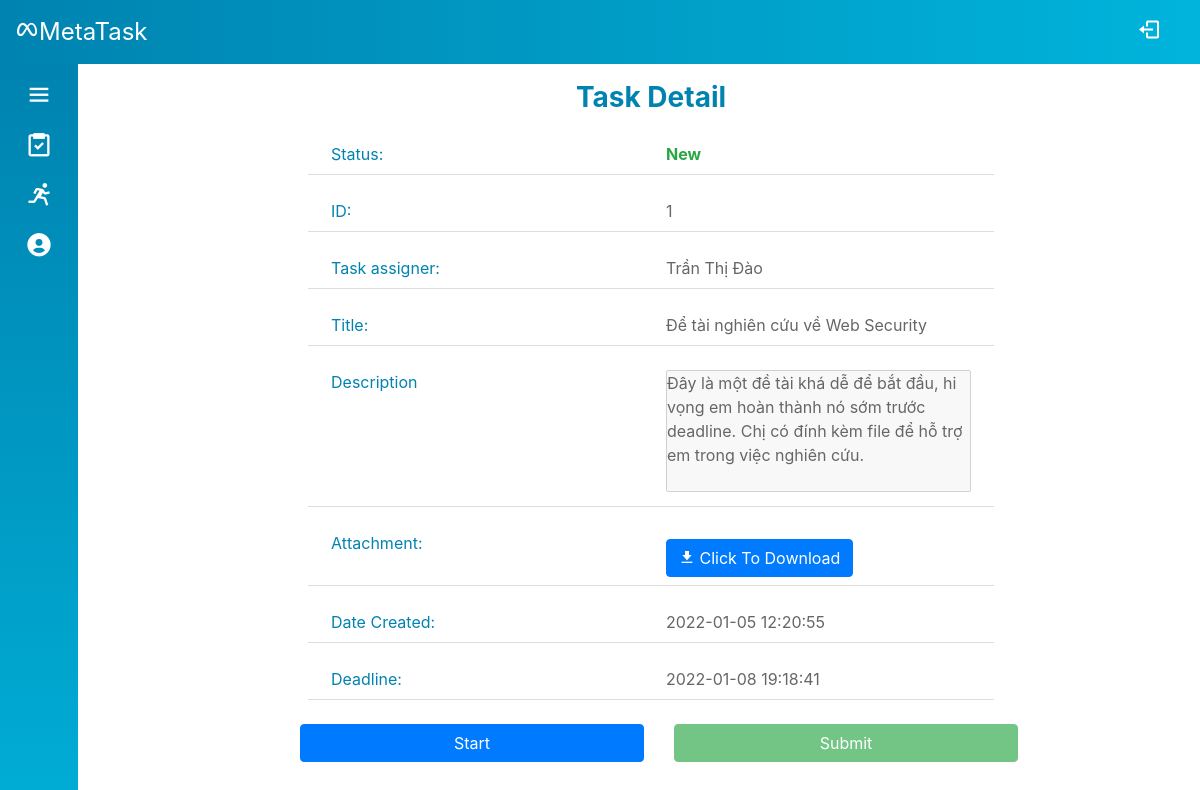
The page /Source/mvc/index.php?controller=task&action=viewStaff&id=1 (signed in) on the database its author committed.
### tables this page shows
CREATE TABLE `task` (
  `id` int(6) UNSIGNED NOT NULL,
  `manager_id` int(6) UNSIGNED NOT NULL,
  `staff_id` int(6) UNSIGNED NOT NULL,
  `title` varchar(100) NOT NULL,
  `description` varchar(200) DEFAULT NULL,
  `status` varchar(30) DEFAULT 'New',
  `rating` varchar(10) DEFAULT NULL,
  `date_created` timestamp NOT NULL DEFAULT current_timestamp(),
  `deadline` datetime NOT NULL
);

CREATE TABLE `account_info` (
  `id` int(6) UNSIGNED NOT NULL,
  `firstname` varchar(30) NOT NULL,
  `lastname` varchar(30) NOT NULL,
  `email` varchar(50) DEFAULT NULL,
  `phone` varchar(30) DEFAULT NULL,
  `avatar` varchar(200) DEFAULT NULL,
  `department` int(6) UNSIGNED NOT NULL
);

### Source/mvc/controllers/base_controller.php (called while the page is built, shortened)
<?php
    class BaseController {
        protected $name;
        public function render($view, $data = array()) {
            extract($data);
            require_once('views/' .$this->name . '/' . $view . '.php');
            $content = ob_get_clean();
            require_once('views/layout/template.php');
        }
    }
?>

### Source/mvc/route.php (called while the page is built, shortened)
<?php
$obj = new $className();
$obj->$action();

### Source/mvc/index.php (called while the page is built, shortened)
<?php
require_once('route.php');

### Source/mvc/models/Task.php (called while the page is built, shortened)
<?php
class Task
{
    public function __construct(
        $id,
        $managerID,
        $staffID,
        $title,
        $description,
        $status,
        $rating,
        $date,
        $deadline,
    ) {
        $this->id = $id;
        $this->title = $title;
        $this->description = $description;
        $this->status = $status;
        $this->date = $date;
        $this->deadline = $deadline;
    }
    public static function getAssignedTask($id, $staffID)
    {
        $sql = "SELECT * FROM task WHERE staff_id = :staffID AND id = :id AND status <> 'Canceled'";
        $conn = DB::getConnection();
        $stm = $conn->prepare($sql);
        $stm->execute(array('id' => $id, 'staffID' => $staffID));
        if ($item = $stm->fetch()) {
            return new Task($item['id'], $item['manager_id'], $item['staff_id'], $item['title'], $item['description'], $item['status'], $item['rating'], $item['date_created'], $item['deadline']);
        }
        return null;
    }
    public static function getFile($taskID)
    {
        $sql = "SELECT file_name, file FROM task_record WHERE task_id = :taskID AND status='new'";
        $conn = DB::getConnection();
        $stm = $conn->prepare($sql);
        $stm->execute(array('taskID' => $taskID));
        if ($item = $stm->fetch()) {
            return $item;
        }
        return null;
    }
}

### Source/mvc/models/User.php (called while the page is built, shortened)
<?php
class User
{
    public static function getFullName($id)
    {
        $sql = "select firstname, lastname from account_info where id = :id";
        $conn = DB::getConnection();
        $stm = $conn->prepare($sql);
        $stm->execute(array('id' => $id));
        if ($item = $stm->fetch()) {
            return $item['lastname'] . ' ' . $item['firstname'];
        }
        return null;
    }
}

### Source/mvc/views/task/viewStaff.php (the view, shortened to what this page needs)
<?php
$s = $data['task'];
$taskFile = Task::getFile($s->id);
if ($taskFile == null || !empty($taskFile['file'])) {
    $file = $taskFile['file'];
    $file_name = $taskFile['file_name'];
    $href = "href='$file'";
    $download = "download='$file_name'";
    $title = "title='$file_name'";
    $disabled = "";
} else {
    $href = "";
    $download = "";
    $title = "title='NO FILE!'";
    $disabled = "disabled";
}
?>
<div class="container-fluid">
    <div class="row">
        <div class="col-12 col-md-8 offset-md-2">
            <div class="profile-info">
                <div class="info-header">Task Detail</div>
                <div class="info-body">
                    <ul class="info-list">
                        <li class="row">
                            <div class="col-12 col-md-6 info-label">Status:</div>
                            <div class="col-6 col-md-3 info-content text-success font-weight-bold" id="task-viewStaff-status">
                                <?= $s->status ?>
                            </div>
                        </li>
                        <li class="row">
                            <div class="col-12 col-md-6 info-label">
                                ID:
                            </div>
                            <div class="col-12 col-md-6 info-content" id="task-id">
                                <?= $s->id ?>
                            </div>
                        </li>
                        <li class="row">
                            <div class="col-12 col-md-6 info-label">Task assigner:</div>
                            <div class="col-12 col-md-6 info-content">
                                <?= User::getFullName($s->managerID) ?>
                            </div>
                        </li>
                        <li class="row">
                            <div class="col-12 col-md-6 info-label">Title:</div>
                            <div class="col-12 col-md-6 info-content">
                                <?= $s->title ?>
                            </div>
                        </li>
                        <li class="row">
                            <div class="col-12 col-md-6 info-label">Description</div>
                            <div class="col-12 col-md-6 info-content">
                                <textarea class="info-content w-100" style="resize: none" rows="5" disabled><?= $s->description  ?></textarea>
                        </li>
                        <li class="row">
                            <div class="col-12 col-md-6 info-label">Attachment:</div>
                            <div class="col-12 col-md-6 info-content">
                                <a <?= $href ?> <?= $download ?> <?= $title ?>>
                                    <button class="btn btn-primary mt-2 <?= $disabled ?>">
                                        <i class='bx bxs-download'></i> Click To Download
                                    </button>
                                </a>
                            </div>
                        </li>
                        <li class="row">
                            <div class="col-12 col-md-6 info-label">Date Created:</div>
                            <div class="col-12 col-md-6 info-content">
                                <?= $s->date ?>
                            </div>
                        </li>
                        <li class="row">
                            <div class="col-12 col-md-6 info-label">Deadline:</div>
                            <div class="col-12 col-md-6 info-content">
                                <?= $s->deadline ?>
                            </div>
                        </li>
                        <div class="row">
                            <div class="col-12 col-md-6">
                                <button class="btn btn-primary m-2 w-100" data-toggle="modal" data-target="#task-start-modal" id="task-start-modal-btn">
                                    Start
                                </button>
                            </div>
                            <div class="col-12 col-md-6">
                                <button class="btn btn-success m-2 w-100" id="task-submit-modal-btn" data-toggle="modal" data-target="#task-submit-modal">
                                    Submit
                                </button>
                            </div>
                        </div>
                    </ul>
                </div>
            </div>
        </div>
    </div>
</div>

### Source/mvc/controllers/task_controller.php (shortened to what this page needs)
<?php
require_once('models/Task.php');
require_once('models/User.php');
require_once('base_controller.php');
class TaskController extends BaseController
{
    public function viewStaff()
    {
        $id = filter_input(INPUT_GET, 'id', FILTER_SANITIZE_STRING);
        if ($task = Task::getAssignedTask($id, $_SESSION['id'])) {
            $this->render('viewStaff', array('task' => $task));
        } else {
            header("Location: ./index.php");
        }
    }
}

### Source/mvc/views/layout/template.php (shortened to what this page needs)
<!DOCTYPE html>
<html lang="en">
<head>
    <link rel="stylesheet" href="https://maxcdn.bootstrapcdn.com/bootstrap/4.5.2/css/bootstrap.min.css" />
    <link rel="stylesheet" href="./style.css" />
    <link href="https://unpkg.com/boxicons@2.1.1/css/boxicons.min.css" rel="stylesheet" />
</head>
<body>
    <?= include_once('header.php') ?>
    <?= include_once('sidebar.php') ?>
    <div class="home-content">
        <?= $content ?>
    </div>
</body>
</html>

### Source/mvc/views/layout/header.php (shortened to what this page needs)
<header class="header">
    <div class="container-fluid">
        <div class="row header-content">
            <div class="col-8">
                <div class="logo">
                    <i class="bx bxl-meta"></i><span class="log-name">MetaTask</span>
                </div>
            </div>
            <div class="col-4">
                <div id="log-out" data-toggle="tooltip" data-placement="bottom" title="Log out">
                    <a href="?controller=login&action=logout"><i class="bx bx-log-out d-none d-sm-inline-block"></i></a>
                </div>
            </div>
        </div>
    </div>
</header>

### Source/mvc/views/layout/sidebar.php (shortened to what this page needs)
<div class="sidebar">
    <div class="menu">
        <i class="bx bx-menu d-none d-sm-inline-block" id="menu-btn"></i>
    </div>
    <?php include_once('navbar.php') ?>
</div>

### Source/mvc/views/layout/navbar.php (shortened to what this page needs)
<?php
$role = $_SESSION['role'];
$taskAction = $role == 1 ? 'indexStaff' : 'indexManager';
?>
<ul class="nav-list">
    <li>
        <a href="?controller=task&action=<?= $taskAction ?>" data-toggle="tooltip" data-placement="right" title="Task Management">
            <i class="bx bx-task"></i>
        </a>
    </li>
    <li>
        <a href="?controller=leave&action=index" data-toggle="tooltip" data-placement="right" title="Leaves Management">
            <i class="bx bx-run"></i>
        </a>
    </li>
    <?php
    $html = ob_get_clean();
    if ($role != 3) {
        echo $html;
    }
    ?>
    <li>
        <a href="?controller=user&action=viewProfile" data-toggle="tooltip" data-placement="right" title="Profile">
            <i class="bx bxs-user-circle"></i>
        </a>
    </li>
</ul>

### Source/mvc/style.css (style rules this page uses)
* { padding: 0; margin: 0; box-sizing: border-box; list-style-type: none; }
body { position: relative; min-height: 100vh; width: 100%; }
.header { position: fixed; top: 0; left: 0; z-index: 1; background: #00b4db; background: -webkit-linear-gradient( to right, #0083b0, #00b4db ); background: linear-gradient( to right, #0083b0, #00b4db ); color: #fff; height: 64px; width: 100%; }
.header-content { font-size: 24px; line-height: 64px; }
.header .logo { display: inline-block; }
.header #log-out { float: right; }
.header #log-out a { display: inline-block; border-radius: 12px; padding: 0 24px; transition: all 0.3s ease; }
.sidebar { position: fixed; top: 64px; left: 0; height: 100%; padding: 6px 14px; width: 78px; transition: all 0.4s ease; background: #00b4db; background: -webkit-linear-gradient( to bottom, #0083b0, #00b4db ); background: linear-gradient( to bottom, #0083b0, #00b4db ); }
.menu { width: 100%; }
.sidebar #menu-btn { min-width: 50px; height: 50px; line-height: 50px; font-size: 28px; color: #fff; text-align: center; border-radius: 12px; cursor: pointer; }
.header #log-out a, .sidebar .nav-list a { color: #fff; }
.sidebar .nav-list li { height: 50px; width: 100%; margin: 0; line-height: 50px; text-align: center; }
.sidebar .nav-list li > a { text-decoration: none; display: flex; align-items: center; border-radius: 12px; transition: all 0.3s ease; }
.header-content .menu i, .sidebar .nav-list li i { height: 50px; min-width: 50px; line-height: 50px; border-radius: 12px; font-size: 28px; }
.home-content { position: absolute; top: 64px; left: 78px; width: calc(100% - 78px); height: 100%; margin: 12px; transition: all 0.4s ease; }
.profile-info, .profile-img { height: 360px; }
.modal .modal-header .modal-title, .profile-info .info-header { text-align: center; font-size: 28px; font-weight: 700; color: #0083b0; }
.profile-info .info-list li { margin: 16px; padding: 8px; border-bottom: 1px solid #ddd; }
.profile-info .info-list .info-label { color: #0083b0; }
.profile-info .info-list .info-content { color: #666; }

### rows shown on the page
task: status "New", id "1", manager.firstname "Trần Thị Đào", title "Để tài nghiên cứu về Web Security", description "Đây là một đề tài khá dễ để bắt đầu, hi vọng em hoàn thành nó sớm trước deadline. Chị có đính kèm file để hỗ trợ em trong việc nghiên cứu.", date_created "2022-01-05 12:20:55", deadline "2022-01-08 19:18:41"
